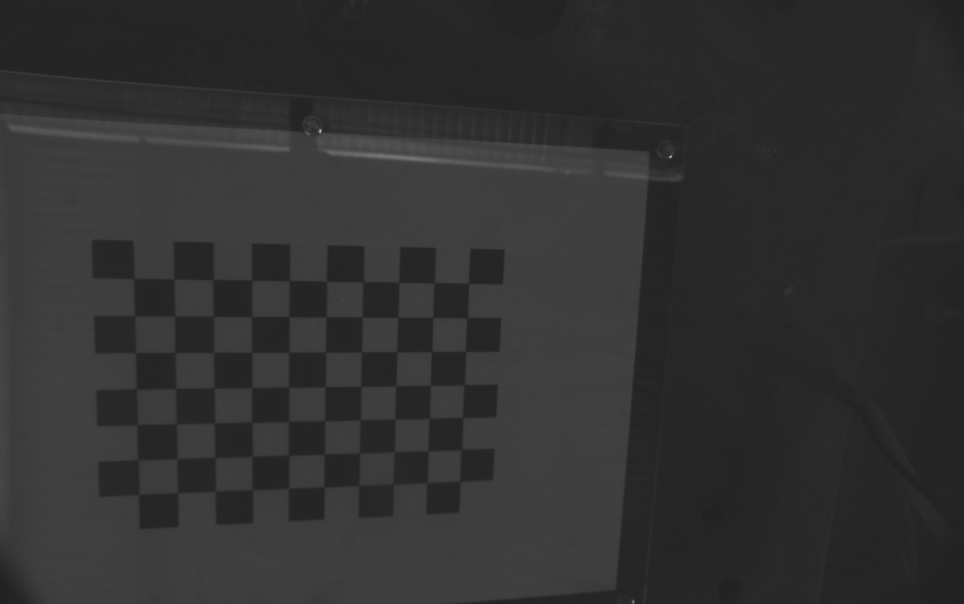
#> input picture VisionVer10/Mycamera/LaserCalibration/chess1.png, 1928 x 1208 px, given in place of chess8.png, which was not available (shown at 1/2 size)
$ python LaserCalibration.py
#> lines starting #> are read from the running program, lines starting #| are printed output that depends on the picture; after the words box and inside, x2 and y2 are one past the last pixel; in counts of white or black regions, pixels touching at a corner belong together; pictures that were not available may be replaced by others from this repository, and a replacement may not be noted
### VisionVer10/MyLibrary.py
import sys
import cv2 as cv
import numpy as np
import serial
import time
from math import log

class vision():
    def __init__(self):
        self.intrinsic=np.array([[1.42612167e+03, 0.00000000e+00, 9.47753525e+02],
                                [0.00000000e+00, 1.42350603e+03, 5.80233535e+02],
                                [0.00000000e+00, 0.00000000e+00, 1.00000000e+00]])
        self.dist_coffs=np.array([[-8.76138852e-02, 2.07436397e-02, 1.09728038e-03, -3.02686811e-05, 3.81461021e-01]])
        # eye to hand coordinatex`
        self.eye2hand = np.array([[-9.02106742e-01 ,-2.94502342e-01, -3.15391497e-01,  7.38807766e+01],
                                [ 4.25587844e-01, -7.27928315e-01, -5.37582882e-01,  2.08396646e+02],
                                [-7.12629839e-02, -6.19183929e-01,  7.82005658e-01, -1.16456924e+02],
                                [ 0.00000000e+00,  0.00000000e+00,  0.00000000e+00,  1.00000000e+00]])
        # coeffcients of laser plane: ax + by + cz + d = 0
        a = 7.73439152e-02
        b = 1.75084734e+00
        c = -1
        d  = 2.73260711e+02
        self.plane = [a,b,c,d]
        self.rows = 1208
        self.cols = 1928

    def Preprocessing(self,img):
        newcameramtx, _=cv.getOptimalNewCameraMatrix(self.intrinsic,self.dist_coffs,(self.rows,self.cols),1,(self.rows,self.cols))
        # undistort
        # img = cv.undistort(img, self.intrinsic, self.dist_coffs, None, newcameramtx)
        blur = cv.GaussianBlur(img,(5,5),0)
        # blur = cv.medianBlur(img, 9)
        _,thresh = cv.threshold(blur,150,255,cv.THRESH_BINARY)
        closing = thresh
        del blur
        closing = cv.morphologyEx(closing, cv.MORPH_CLOSE, np.ones((7,7),np.uint8), iterations = 0)
        del thresh
        return closing

    # http://tnuaa.nuaa.edu.cn/njhkhten/article/html/202004009
    # [28 lines left out: functions LaserCenter, CrossLaser, not called in this run]

    def TripleLaser(self,img):
        thinned = cv.ximgproc.thinning(img)
        # cv.imshow("temp", thinned)
        mainline_img = np.zeros((self.rows,self.cols))
        roi = np.where(thinned.transpose() == 255)      #roi[0]: column, roi[1] row
        a = np.where(roi[0] == 269)
        previous = np.array([0,0])
        current = np.array([0,0])
        for i in range(300, self.cols - 300):
            a = np.where(roi[0] == i)   # find pixel which value is 255 in each col
            ave = 0
            if len(a[0]) == 3:
                ave = (max(roi[1][a[0]]) + min(roi[1][a[0]]))/ 2
                average_index = np.abs(roi[1][a[0]] - ave).argmin()
                mainline_img[roi[1][a[0][1]],roi[0][a[0][1]]] = 255
                cv.circle(thinned, (roi[0][a[0][average_index]], roi[1][a[0][average_index]]), 5, 255, 1)
                previous = np.array([roi[0][a[0][average_index]],roi[1][a[0][average_index]]])

            elif len(a[0]) != 0:
                if ave != 0:
                    average_index = np.abs(roi[1][a[0]] - ave).argmin()
                    current = np.array([roi[0][a[0][average_index]],roi[1][a[0][average_index]]])
                    if np.linalg.norm(current[0:3] - previous[0:3]) < 10:
                        # cv.circle(thinned, (roi[0][a[0][average_index]],roi[1][a[0][average_index]]), 5, 255, 1)
                        mainline_img[roi[0][a[0][average_index]],roi[1][a[0][average_index]]] = 255
                        previous = current
        return mainline_img

    #Development of a real-time laser-based machine vision system to monitor and control welding processes
    # by Wei Huang & Radovan Kovacevic
    # [104 lines left out: functions CD, houghline, __RPY2mtrx, posc2Rt, homogeneous, mtrx2RPY and 2 more, not called in this run]

    def CalibParams(self):
        square_size = 15
        objp = np.zeros((7*10,3), np.float32)
        objp[:,:2] = np.mgrid[0:10,0:7].T.reshape(-1,2)*square_size
        return objp


class yaskawa():
    # [79 lines left out: functions __init__, __bbc, __SplitData, __ReadUntil, RposC, __CombineData, not called in this run]

    def __bytes_needed(self,number):
        return int(log(number, 256)) + 1

    # [38 lines left out: functions hold, movL, not called in this run]
                        # time.sleep(0.02)
                        # currP = self.RposC()
                        # distance = np.linalg.norm(position[0:3] - currP[0:3]) # calculate distance respectively to x axis


### VisionVer10/LaserCalibration.py
# source: http://tnuaa.nuaa.edu.cn/njhkhten/article/html/202004009
import cv2 as cv
import numpy as np
from matplotlib import pyplot as plt
from MyLibrary import vision

def ChessPlane(variable, position, rotation, planeNo):
    x = position[0][0]
    y = position[1][0]
    z = position[2][0]
    a = rotation[0][2]
    b = rotation[1][2]
    c = rotation[2][2]
    d = a*x + b*y + c*z

    x = np.linspace(-200,200,10)
    y = np.linspace(-200,200,10)
    X,Y = np.meshgrid(x,y)
    Z= - a/c*X - b/c*Y + d/c
    return variable.plot_surface(X, Y, Z, color = planeNo, alpha=0.3)

def coordinate(variable, position, rotation, coordinateNo):
    xvecx = position[0][0]
    yvecx = position[1][0]
    zvecx = position[2][0]
    uvecx = rotation[0][0]
    vvecx = rotation[1][0]
    wvecx = rotation[2][0]
    xvecy = position[0][0]
    yvecy = position[1][0]
    zvecy = position[2][0]
    uvecy = rotation[0][1]
    vvecy = rotation[1][1]
    wvecy = rotation[2][1]
    xvecz = position[0][0]
    yvecz = position[1][0]
    zvecz = position[2][0]
    uvecz = rotation[0][2]
    vvecz = rotation[1][2]
    wvecz = rotation[2][2]
    return variable.quiver(xvecx, yvecx, zvecx, uvecx, vvecx, wvecx
    ,color = 'r', length=100, normalize=True),variable.quiver(xvecy, yvecy, zvecy, uvecy, vvecy, wvecy,
     length=100,color = 'g', normalize=True),variable.quiver(xvecz, yvecz, zvecz, uvecz, vvecz, wvecz,
     length=100, normalize=True), variable.text(position[0][0] , position[1][0], position[2][0] , coordinateNo, fontsize=10)

def LaserPosition(chessPath,LaserPath):
    chessraw = cv.imread(chessPath)
#> chessraw is the input picture: shape (1208, 1928, 3); min 33, max 236, mean 48.9
    chess = cv.cvtColor(chessraw,cv.COLOR_BGR2GRAY)
    laserraw = cv.imread(LaserPath)
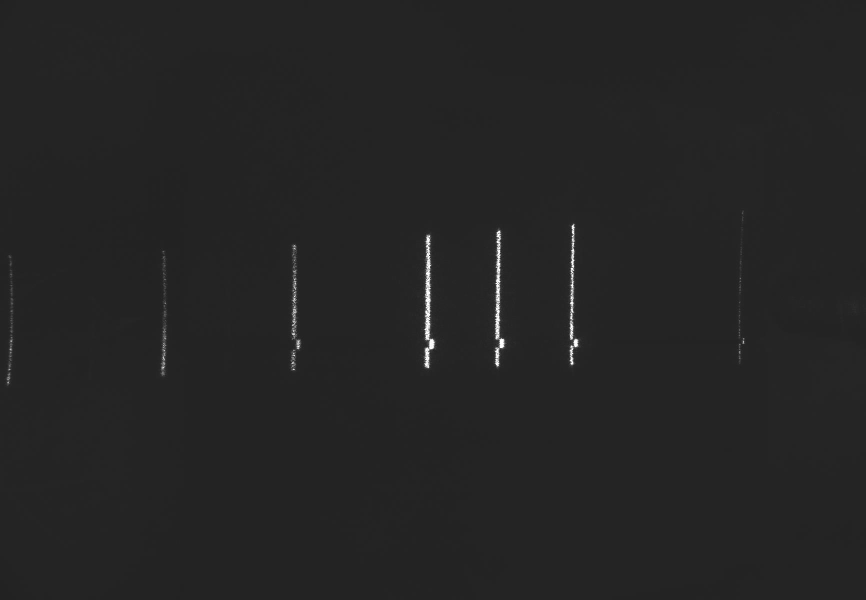
#> input picture MyCamera/Laser_stripes/laser8.jpg, 1732 x 1200 px, given in place of laser8.png, which was not available (shown at 1/2 size)
#> laserraw is the input picture: shape (1200, 1732, 3); min 0, max 255, mean 36.6
    laser = cv.cvtColor(laserraw,cv.COLOR_BGR2GRAY)
    rows,cols = laser.shape
#> rows = 1200; cols = 1732
    print("image shape:" ,rows,cols)
#| image shape: 1200 1732
    ret, corners = cv.findChessboardCorners(chess, (10,7),None)
#> ret = True; corners = 70 rows, first 8: [268, 557], [350.7, 558.8], [426.1, 560.3], [503.7, 560.2], [578.3, 562.5], [654, 563], [725.7, 564.7], [797.7, 564.4]
    corners_pos1 = cv.cornerSubPix(chess,corners,(11,11),(-1,-1),criteria)
#> corners_pos1 = 70 rows, first 8: [268.2, 557.3], [348.5, 558.5], [426.9, 559.7], [503.8, 560.7], [579.2, 561.8], [653.7, 562.9], [726.8, 563.7], [798.1, 564.9]
    del corners
    chessraw = cv.drawChessboardCorners(chessraw, (10,7), corners_pos1,ret)
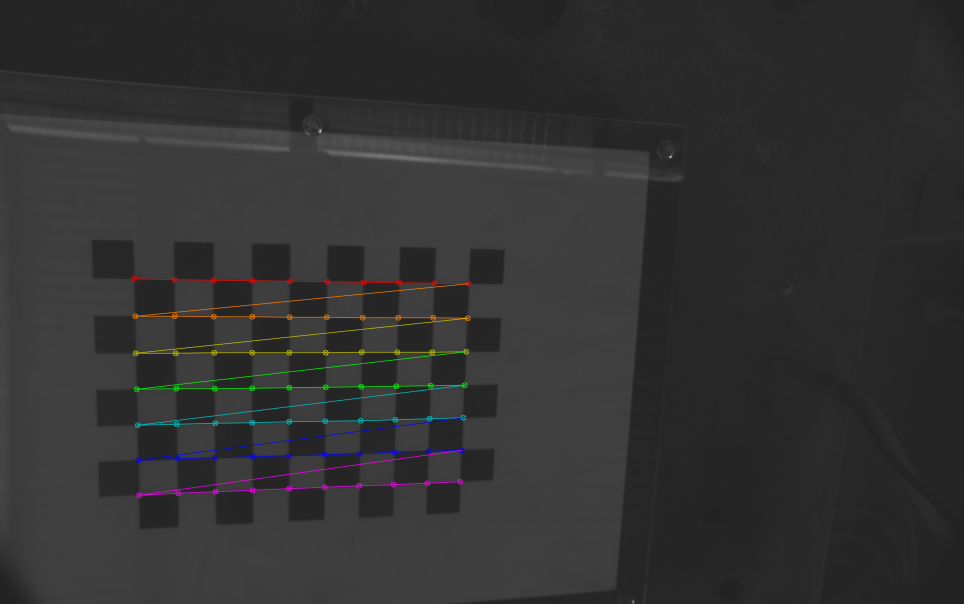
#> chessraw: shape (1208, 1928, 3) (shown at 1/2 size); 1.34% of pixels changed, all inside (x1, y1, x2, y2) = (262, 551, 944, 997)
    if ret:
        retval, rvec_pos1, tvec1 = cv.solvePnP(objp,corners_pos1,intrinsic,dist_coffs)
#> retval = True; rvec_pos1 = [0.147, -0.216, 0.0293]; tvec1 = [-133.9, -4.57, 277]
        rotation_matrix1 = np.zeros(shape=(3,3))
        cv.Rodrigues(rvec_pos1, rotation_matrix1)

    laser = vis.Preprocessing(laser)
#> in Preprocessing, `_,thresh = cv.threshold(blur,150,255,cv.THRESH_BINARY)`:
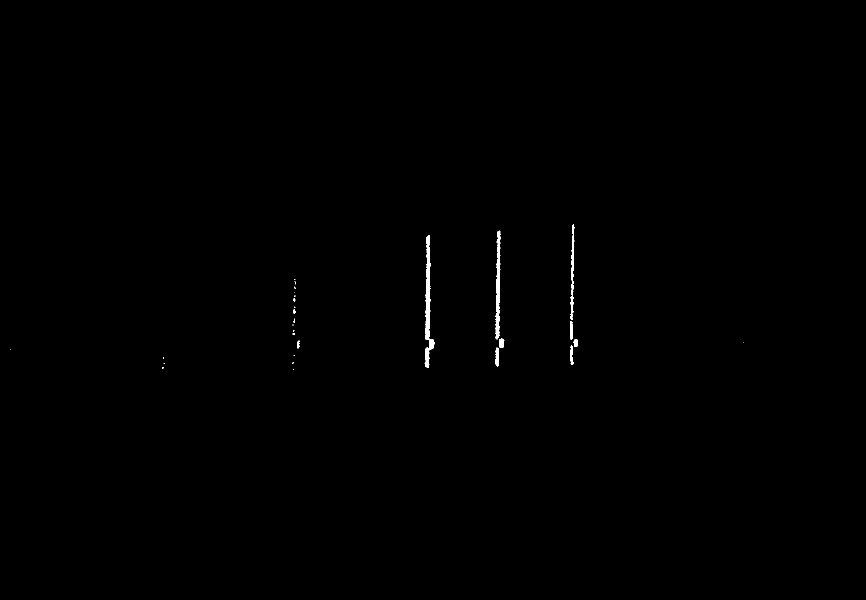
#> thresh: shape (1200, 1732) (shown at 1/2 size); 0.25% white; 31 white regions (20 under 20 px), largest, box (x1, y1, x2, y2) and area: (849, 471, 869, 736) 2016, (991, 461, 1001, 679) 1326, (1140, 449, 1149, 640) 722
    temp1 = laser

    newcameramtx, _=cv.getOptimalNewCameraMatrix(intrinsic,dist_coffs,(rows,cols),1,(rows,cols))
    temp2 = cv.undistort(chess, intrinsic, dist_coffs, None, newcameramtx)

    # Adaptive center extraction
    thinned = cv.ximgproc.thinning(laser)
#> thinned: shape (1200, 1732); 0.04% white in thin lines or dots, all inside (x1, y1, x2, y2) = (21, 452, 1487, 740)
    line = vis.TripleLaser(thinned)
#> in TripleLaser, `roi = np.where(thinned.transpose() == 255)`: roi = 833 positions, rows 21 to 1486, columns 452 to 739
#> in TripleLaser, `a = np.where(roi[0] == 269)`: a = (empty array,)
#> the loop in TripleLaser, `for i in range(300, self.cols - 300):` made 1328 passes
#> (ave, average_index, previous) on pass 562: (687, 1, [861, 693])
#> after the loop in TripleLaser, `for i in range(300, self.cols - 300):`:
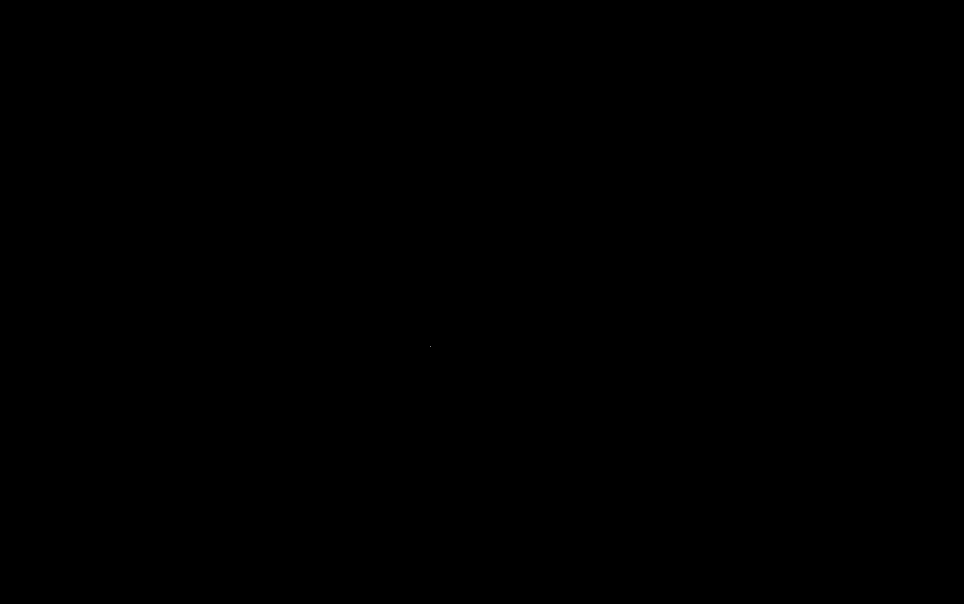
#> mainline_img: shape (1208, 1928) float64 (shown at 1/2 size); 0% white in thin lines or dots, all inside (x1, y1, x2, y2) = (861, 693, 862, 694)
    inv = np.linalg.inv(rotation_matrix1)
    for i in range(rows):
        for j in range(700,cols-300,1):
            if line[i][j]==255:
                cv.circle(laserraw, (j,i), 5, [0,255,0], 2)
                Zc = (tvec1[0][0] * inv[2][0] +  tvec1[1][0] * inv[2][1] + tvec1[2][0] * inv[2][2])/(inv[2][0]/fx*(j-cx) + inv[2][1]/fy*(i-cy) + inv[2][2])
                C = np.array([Zc/fx*(j-cx), Zc/fy*(i-cy), Zc]).T.reshape(3,1)
                pointinlaserplane.append(C)
#> after the loop, pointinlaserplane = [[-18.66, 24.3, 306.7]]

    laserraw[:,700] = 255
    laserraw[:,cols - 300] = 255
    laserraw = cv.resize(laserraw, (870,687), interpolation = cv.INTER_AREA)
#> laserraw: shape (687, 870, 3)
    chessraw = cv.resize(chessraw, (870,687), interpolation = cv.INTER_AREA)
#> chessraw: shape (687, 870, 3)
    temp1 = cv.resize(temp1, (870,687), interpolation = cv.INTER_AREA)
    temp2 = cv.resize(temp2, (870,687), interpolation = cv.INTER_AREA)
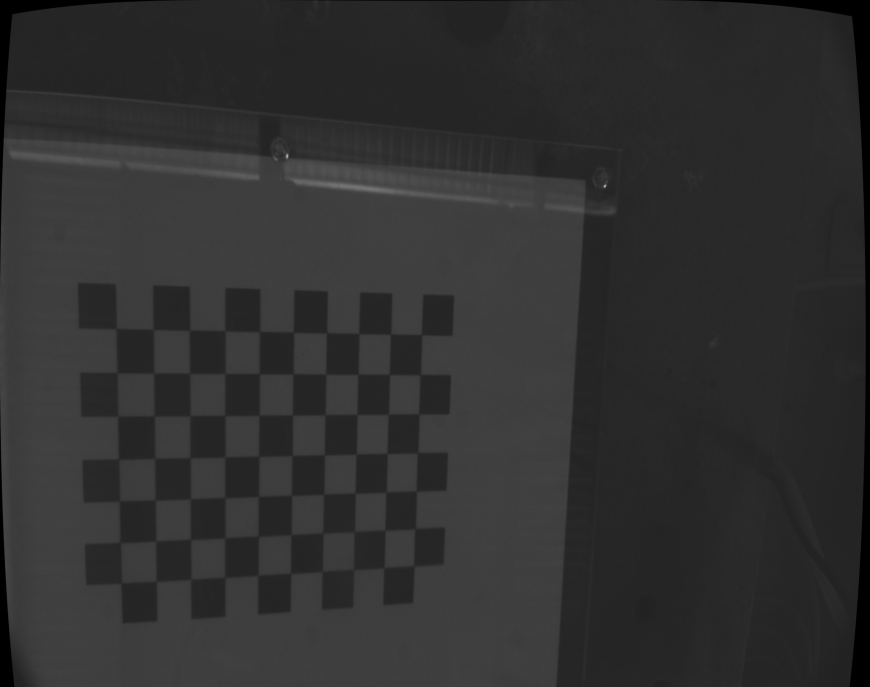
#> temp2: shape (687, 870); min 0, max 178, mean 48
    result1 = np.concatenate((chessraw, laserraw), axis=1)
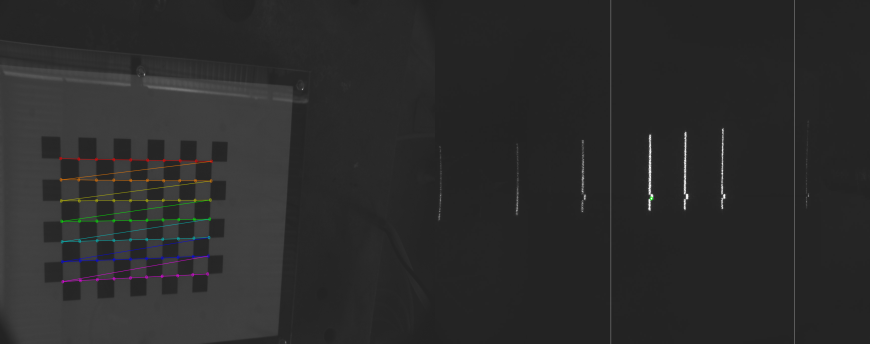
#> result1: shape (687, 1740, 3) (shown at 1/2 size); mean B, G, R 43, 43.1, 43.1
    result2 = np.concatenate((temp2, temp1), axis=1)
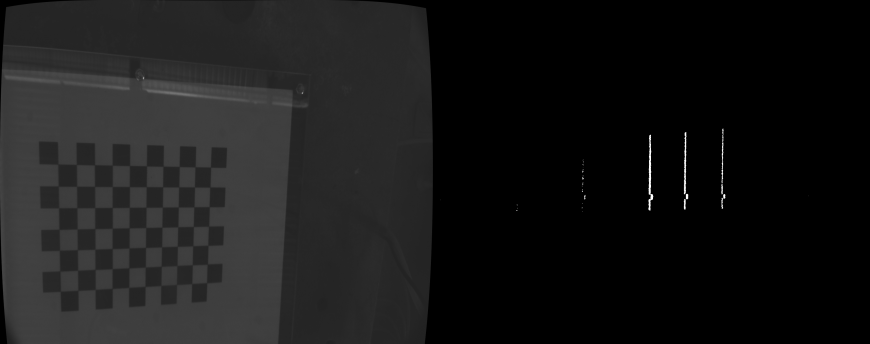
#> result2: shape (687, 1740) (shown at 1/2 size); min 0, max 255, mean 24.3
    del temp1,temp2
    cv.imshow("draw chess, draw laser on chess",result1)
    cv.imshow("undistorted chess, laser preprocessing",result2)
    cv.waitKey(0)
    cv.destroyAllWindows()

vis = vision()
intrinsic = vis.intrinsic
dist_coffs = vis.dist_coffs
fx = intrinsic[0][0]
fy = intrinsic[1][1]
cx = intrinsic[0][2]
cy = intrinsic[1][2]

objp = vis.CalibParams()
criteria = (cv.TERM_CRITERIA_EPS + cv.TERM_CRITERIA_MAX_ITER, 30, 0.001)

pointinlaserplane =[]

# [7 lines of commented-out code are left out]
LaserPosition("D:\Code\Python_Code\WeldingRobot\Mycamera\LaserCalibration\chess8.png","D:\Code\Python_Code\WeldingRobot\Mycamera\LaserCalibration\laser8.png")
# LaserPosition("D:\Code\Python_Code\WeldingRobot\Mycamera\LaserCalibration\chess9.png","D:\Code\Python_Code\WeldingRobot\Mycamera\LaserCalibration\laser9.png")
# LaserPosition("D:\Code\Python_Code\WeldingRobot\Mycamera\LaserCalibration\chess10.png","D:\Code\Python_Code\WeldingRobot\Mycamera\LaserCalibration\laser10.png")


# Least Square Error Plane Fitting__________________________________________________
x_square = 0
xy = 0
x = 0
y_square = 0
y = 0
N = 0
xz = 0
yz = 0
z = 0
for i in range(len(pointinlaserplane)):
    x_square = x_square + pointinlaserplane[i][0][0]**2
    xy = xy + pointinlaserplane[i][0][0] * pointinlaserplane[i][1][0]
    x = x + pointinlaserplane[i][0][0]
    y_square = y_square + pointinlaserplane[i][1][0]**2
    y = y + pointinlaserplane[i][1][0]
    N = N + 1
    xz = xz + pointinlaserplane[i][0][0]*pointinlaserplane[i][2][0]
    yz = yz + pointinlaserplane[i][1][0]*pointinlaserplane[i][2][0]
    z = z + pointinlaserplane[i][2][0]
#> this loop made 1 pass
#> (x_square, xy, x, y_square, y, N, xz, yz) on pass 1: (348.1, -453.3, -18.66, 590.3, 24.3, 1, -5721.7, 7451)
#> after the loop, N = 1; x = -18.66; x_square = 348.1; xy = -453.3; xz = -5721.7; y = 24.3; y_square = 590.3; yz = 7451; z = 306.7

M = np.array([[x_square,  xy, x], [xy, y_square, y],[x, y, N]])
#> M = [[348.1, -453.3, -18.66], [-453.3, 590.3, 24.3], [-18.66, 24.3, 1]]
#> (the run stopped early here; a loop or call above may not have finished)
